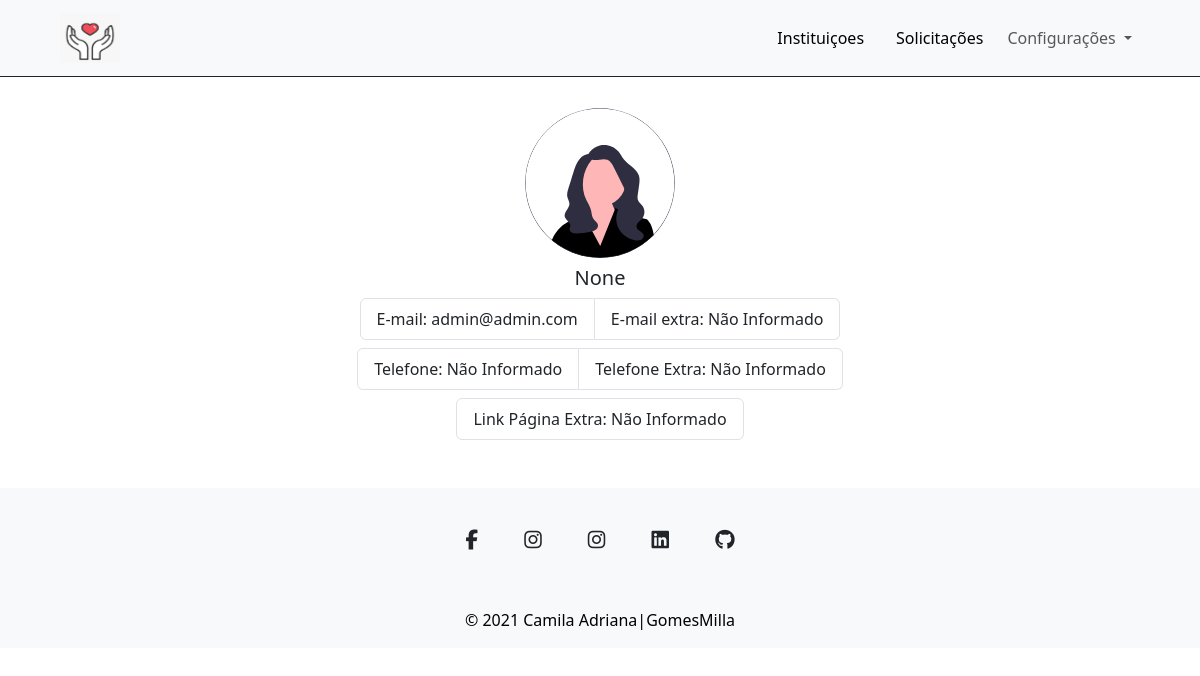
Before: /users/perfil/1/fisica with the older database file.
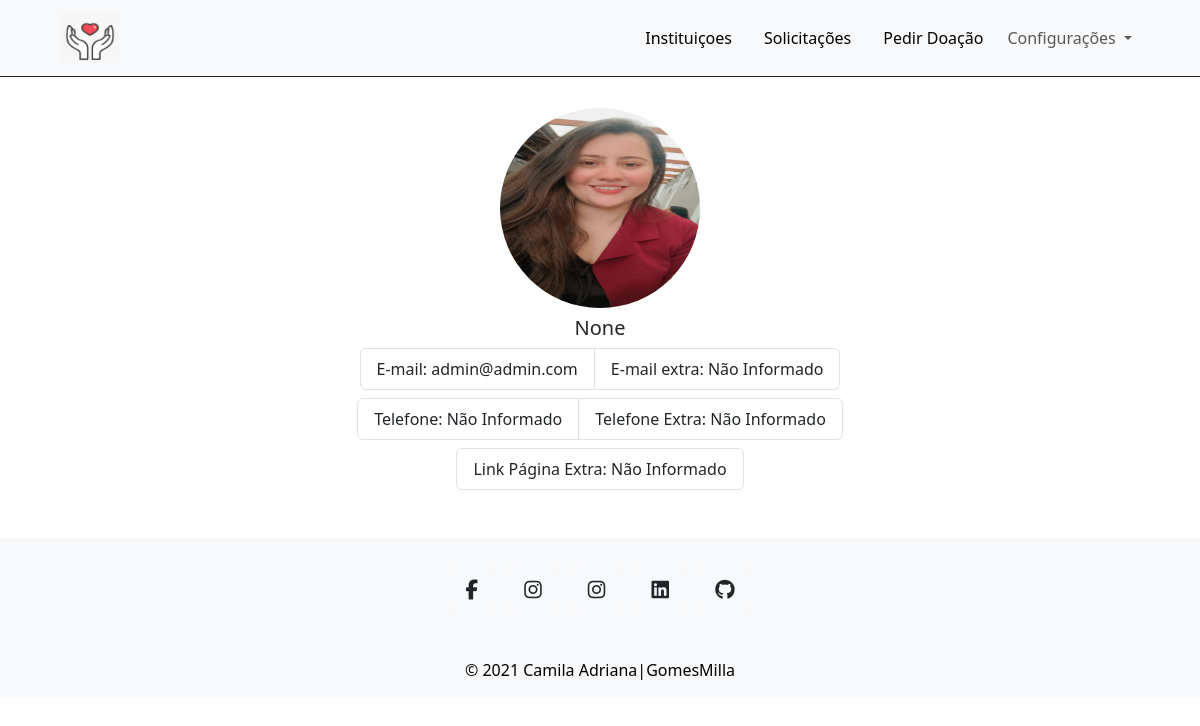
After: the same page with the newer database file.
### apps/users/models.py (models this page shows, shortened)
class User(AbstractBaseUser, PermissionsMixin):
    username = models.CharField(
        max_length=255,
        unique=True,
    )
    email = models.EmailField(verbose_name="Endereço de E-mail", max_length=255, unique=True, null=True, blank=True)
    imagemperfil = models.ImageField("Foto de Perfil", upload_to="ImagemPerfil/")
    nome_completo = models.CharField(max_length=255, blank=True, null=True)
    cnpj = models.CharField('CNPJ',max_length=18, blank=True, null=True)
    razao_social = models.CharField('Razão Social',max_length=255, blank=True, null=True)
    is_juridico = models.BooleanField(default=False)
    paginadoperfil = RichTextUploadingField(u'Página do Perfil', default='', blank=True, null=True)
    linkdoperfil = models.CharField(u'Informe um link para redirecionar para a página que desejar.',
                                    default='',
                                    blank=True, null=True,
                                    max_length=240)
    email_extra = models.EmailField(verbose_name="Endereço de E-mail", max_length=255, unique=True, null=True, blank=True)
    telefone_contato =  models.CharField('Telefone',max_length=50, blank=True, null=True)
    telefone_contato_extra =  models.CharField('Telefone Extra',max_length=50, blank=True, null=True)
    cep =  models.CharField("CEP",max_length=50, blank=True, null=True)
    cidade =  models.CharField('Cidade',max_length=50, blank=True, null=True)
    bairro =  models.CharField('Bairro',max_length=50, blank=True, null=True)
    rua =  models.CharField('Rua',max_length=50, blank=True, null=True)
    numero =  models.CharField("Número",max_length=50, blank=True, null=True)
    complemento =  models.CharField("Complemento",max_length=200, blank=True, null=True)
    cpf = models.CharField(max_length=14, blank=True, null=True)
    is_active = models.BooleanField(default=True)
    is_staff = models.BooleanField(default=False)
    is_admin = models.BooleanField(default=False)
    excluido = models.BooleanField(default=False)
    objects = UserManager()
    USERNAME_FIELD = "username"
    REQUIRED_FIELDS = ["email"]

### apps/users/views.py (the view)
# urls.py: path("perfil/<int:pk>/fisica", PerfilDetailFisicaView.as_view(), name="perfil_pessoa_fisica"),
class PerfilDetailFisicaView(DetailView):
    model = User
    template_name = 'users/fisica/perfildetail.html'
    def get_context_data(self, **kwargs):
        context = super().get_context_data(**kwargs)
        object_id = self.kwargs['pk']
        object_user = User.objects.get(pk=object_id)
        visualizacoes_por_solicitacao = VisualizacaoObjeto.objects.values('solicitacao').annotate(
            total_visualizacoes=Count('solicitacao')
        ).order_by('-total_visualizacoes')[:3]
        solicitacoes_mais_acessadas = PedirDoacao.objects.filter(
            pk__in=[item['solicitacao'] for item in visualizacoes_por_solicitacao]
        )
        context['solicitacoes_mais_acessadas'] = solicitacoes_mais_acessadas
        context['object'] = object_user
        return context

### apps/users/models.py (called while the page is built)
    def get_queryset(self):
        return super(UserManager, self).get_queryset().exclude(is_active=False).exclude(excluido=True)

### templates/users/fisica/perfildetail.html (shortened to what this page needs)
{% extends 'bases/baselogado.html' %}
{% load static %}
{% block conteudo %}
    <div class="topperfildetail">
        <div class="col-md-12 col-12">
            <div class="mt-3">
                <div class="col-md-12 col-12 profile-back text-center">
                        {% if object.imagemperfil %}
                            <img src="{{ object.imagemperfil.url }}" class="rounded-circle" style="width: 200px; height: 200px;">
                        {% else %}
                            <img src="{% static 'images/undraw_female_avatar_efig.svg' %}" class="rounded-circle" style="width: 150px; height: 150px;">
                        {% endif %}
                    <h5 class="mt-2">{{object.nome_completo }}</h5>
                </div>
                <div class="d-flex justify-content-center">
                    <ul class="list-group list-group-horizontal-lg">
                        <li class="list-group-item">E-mail: {{object.email|default:"Não Informado" }}</li>
                        <li class="list-group-item">E-mail extra: {{object.email_extra|default:"Não Informado" }}</li>
                    </ul>
                </div>
                <div class="d-flex justify-content-center mt-2">
                    <ul class="list-group list-group-horizontal-lg">
                        <li class="list-group-item">Telefone: {{object.telefone_contato|default:"Não Informado" }}</li>
                        <li class="list-group-item">Telefone Extra: {{object.telefone_contato_extra|default:"Não Informado" }}</li>
                    </ul>
                </div>
                <div class="d-flex justify-content-center mt-2">
                    <ul class="list-group list-group-horizontal-lg">
                        <li class="list-group-item">Link Página Extra: {{object.linkdoperfil|default:"Não Informado" }}</li>
                    </ul>
                </div>
            </div>
        </div>
    </div>
{% endblock %}

Changed rows visible on the page:
changed User "None": is_juridico False → True (drawn); imagemperfil: picture added
Other visible differences:
text now shown: "Pedir Doação"
